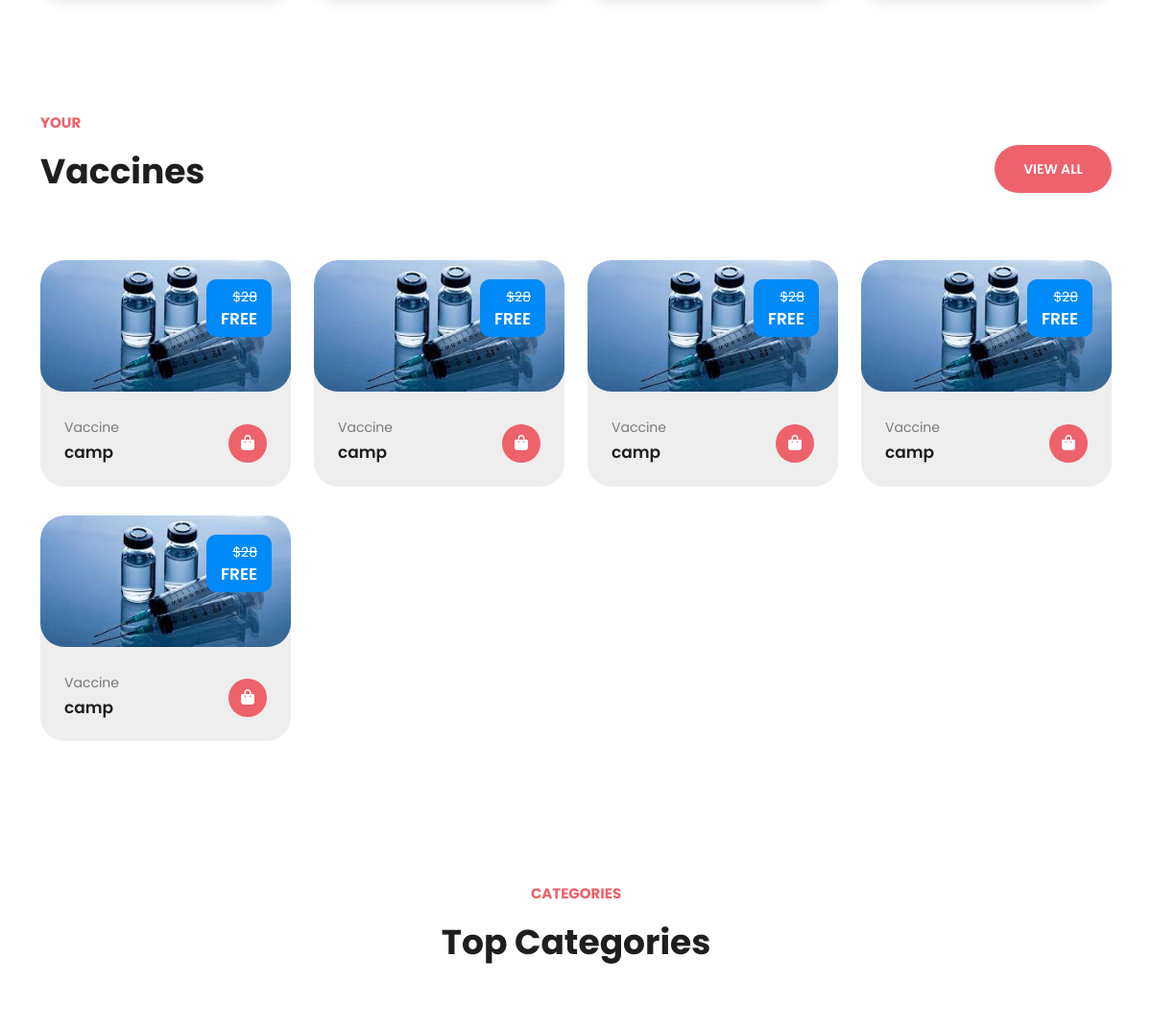
The app's page / (middle part), older data.
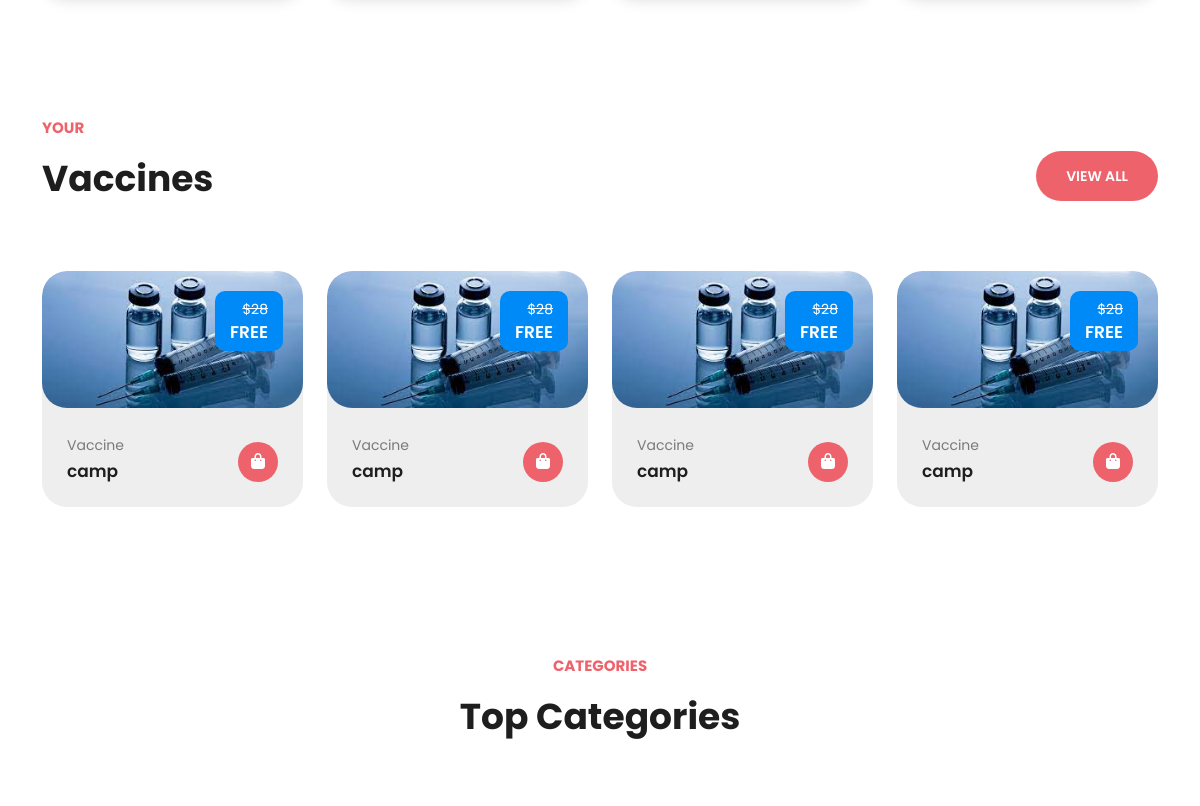
The same page, newer data.
### campaign/models.py (models this page shows, shortened)
class DoseBooking(models.Model):
    patient = models.ForeignKey(UserProfile, on_delete=models.CASCADE)
    campaign = models.ForeignKey(Campaign, on_delete=models.CASCADE)
    first_dose_date = models.DateField(null=True, blank=True)
    second_dose_date = models.DateField(null=True, blank=True)
    third_dose_date = models.DateField(null=True, blank=True)
    fourth_dose_date = models.DateField(null=True, blank=True)

class Campaign(models.Model):
    campaign_name = models.CharField(max_length=20, blank=True, null = True)
    doctor = models.ForeignKey(UserProfile, on_delete=models.CASCADE)
    vaccines = models.ForeignKey(Vaccine, on_delete=models.CASCADE)
    start_date = models.DateField(default=timezone.now)
    campaign_description = models.TextField(blank=True, max_length=100, null=True)
    def __str__(self) -> str:
        return self.campaign_name

### vaccine/models.py (models this page shows, shortened)
class Vaccine(models.Model):
    name = models.CharField(max_length=100)
    description = models.TextField()
    image = models.ImageField(upload_to='static/img', null=True, blank=True)

### core/views.py (the view)
# urls.py: path('', views.home, name='home'),
def home(request):
    all_campaigns = Campaign.objects.all()
    all_dose = DoseBooking.objects.all()
    user_role_doctor =False
    if request.user.is_authenticated:
        var = UserProfile.objects.filter(user_account=request.user).first()
        if var.role == 'Doctor':
            user_role_doctor = True
    return render(request, 'home.html', {'campaigns':all_campaigns, 'all_dose':all_dose, 'user_role_doctor': user_role_doctor})

### templates/home.html (shortened to what this page needs)
{% extends "base.html" %}
{% block content %}
  <div class="section trending">
    <div class="container">
      <div class="row">
        <div class="col-lg-6">
          <div class="section-heading">
            <h6>Your </h6>
            <h2>Vaccines</h2>
          </div>
        </div>
        <div class="col-lg-6">
          <div class="main-button">
            <a href="shop.html">View All</a>
          </div>
        </div>
        {% for dose in all_dose %}
        <div class="col-lg-3 col-md-6">
          <div class="item">
            <div class="thumb">
              <a href="product-details.html"><img src="/{{ dose.campaign.vaccines.image }}" alt=""></a>
              <span class="price"><em>$28</em>Free</span>
            </div>
            <div class="down-content">
              <span class="category">Vaccine</span>
              <h4>{{ dose.campaign }}</h4>
              <a href="{% url 'dose_detail' dose.id %}"><i class="fa fa-shopping-bag"></i></a>
            </div>
          </div>
        </div>
        {% endfor%}
      </div>
    </div>
  </div>
  <div class="section categories">
    <div class="container">
      <div class="row">
        <div class="col-lg-12 text-center">
          <div class="section-heading">
            <h6>Categories</h6>
            <h2>Top Categories</h2>
          </div>
        </div>
      </div>
    </div>
  </div>
  {% endblock content %}

Row changes from the older to the newer data that the page shows:
removed DoseBooking: campaign.vaccines.image (picture), campaign "camp"
